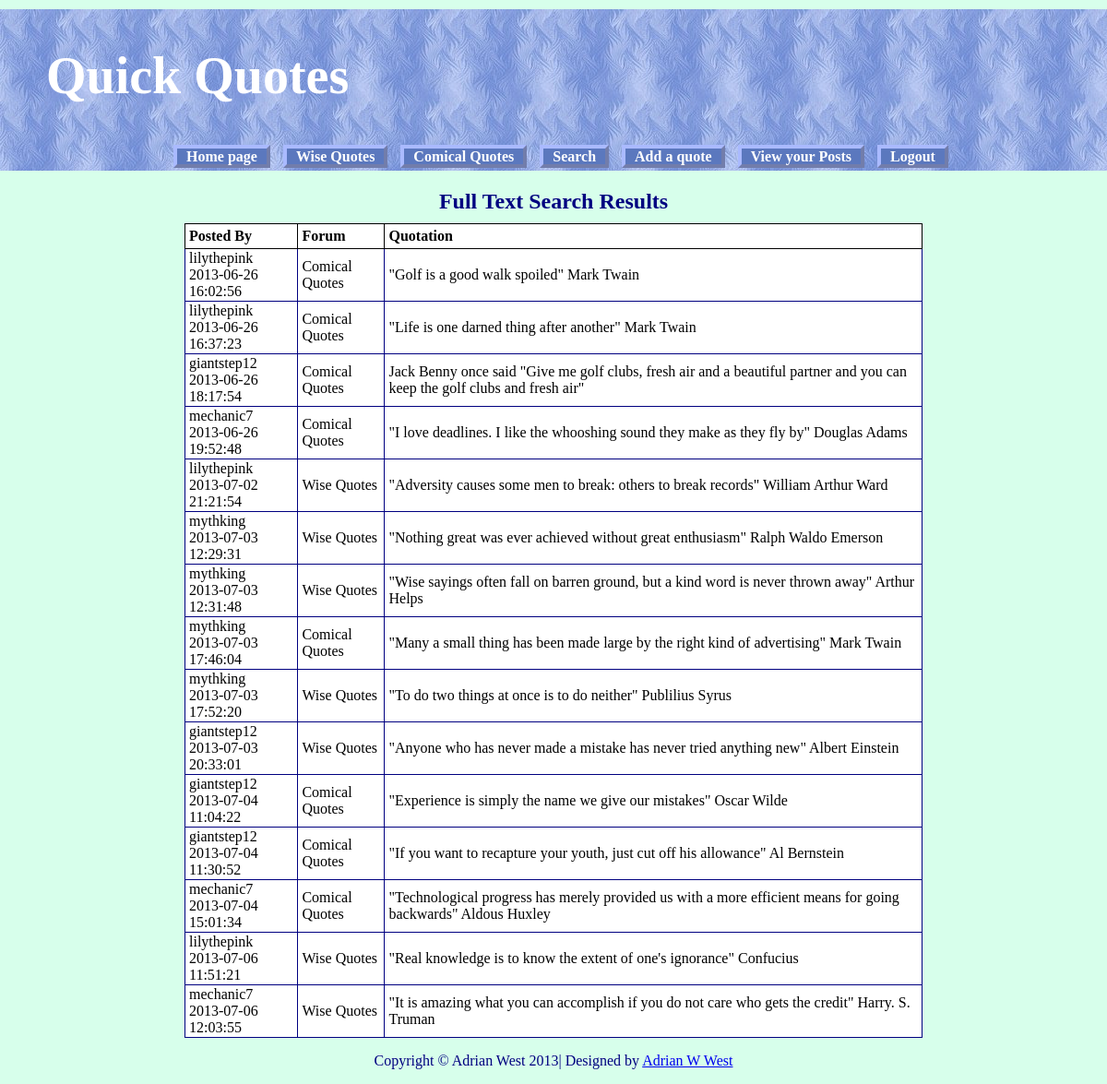
Page /quotes_found.php (signed in) on the committed database.
### tables this page shows
CREATE TABLE IF NOT EXISTS `forum` (
  `post_id` int(8) unsigned NOT NULL AUTO_INCREMENT,
  `uname` varchar(12) NOT NULL,
  `subject` varchar(60) NOT NULL,
  `message` text NOT NULL,
  `post_date` datetime NOT NULL,
  PRIMARY KEY (`post_id`)
);

### quotes_found.php (the view, shortened to what this page needs)
<!doctype html>
<html lang=en>
<head>
<link rel="stylesheet" type="text/css" href="msgboard.css">
</head>
<body>
<div id='container'>
<?php
include('includes/header.php'); ?>
<div id='content'>
<?php
$q = "SELECT uname,post_date,subject,message FROM forum WHERE uname LIKE '%$target%' || subject LIKE '%$target%' ||  message LIKE '%$target%' ORDER BY post_date ASC";
$result = mysqli_query( $dbcon, $q ) ;
if ( mysqli_num_rows( $result ) > 0 )
{
 echo '<h2>Full Text Search Results</h2><table><tr><th>Posted By</th><th>Forum</th><th id="msg">Quotation</th></tr>';
  while ( $row = mysqli_fetch_array( $result, MYSQLI_ASSOC ))
  {
    echo '<tr><td>' . $row['uname'].'<br>'.$row['post_date'].'</td>
    <td>'.$row['subject'].'</td><td>' . $row['message'] . '</td> </tr>';
  }
  echo '</table>' ;
}
else { echo '<h4 style = "color:red; font-size:15px; font-weight:bold;">You have not posted any quote <br><a href= "post.php">would you like to post one?.</a></h4>' ; }
?>
</div>
</div>
<?php include('includes/footer.php'); ?>
</body>
</html>

### msgboard.css (style rules this page uses)
h2 { font-size:150%; color:navy; text-align:center; margin-bottom:10px; }
#container { position:relative; min-width:1200px; max-width:1200px; margin:auto; text-align:left; }
#content { margin-left:150px; margin-right:150px; }
table { width:800px; border:1px navy solid; border-collapse:collapse; margin:auto; }
td { border:1px navy solid; padding:1px 0 1px 4px; text-align:left; }

### quotes_found.php (style rules this page uses)
table { background:white; color:black; }
th { padding:4px; border:1px black solid; }

### rows in the picture
forum: uname "lilythepink", post_date "2013-06-26 16:02:56", subject "Comical Quotes", message "\"Golf is a good walk spoiled\" Mark Twain"
forum: uname "lilythepink", post_date "2013-06-26 16:37:23", subject "Comical Quotes", message "\"Life is one darned thing after another\" Mark Twain"
forum: uname "giantstep12", post_date "2013-06-26 18:17:54", subject "Comical Quotes", message "Jack Benny once said \"Give me golf clubs, fresh air and a beautiful partner and you can keep the golf clubs and fresh air\""
forum: uname "mechanic7", post_date "2013-06-26 19:52:48", subject "Comical Quotes", message "\"I love deadlines. I like the whooshing sound they make as they fly by\" Douglas Adams"
forum: uname "lilythepink", post_date "2013-07-02 21:21:54", subject "Wise Quotes", message "\"Adversity causes some men to break: others to break records\" William Arthur Ward"
forum: uname "mythking", post_date "2013-07-03 12:29:31", subject "Wise Quotes", message "\"Nothing great was ever achieved without great enthusiasm\" Ralph Waldo Emerson"
forum: uname "mythking", post_date "2013-07-03 12:31:48", subject "Wise Quotes", message "\"Wise sayings often fall on barren ground, but a kind word is never thrown away\" Arthur Helps"
forum: uname "mythking", post_date "2013-07-03 17:46:04", subject "Comical Quotes", message "\"Many a small thing has been made large by the right kind of advertising\" Mark Twain"
forum: uname "mythking", post_date "2013-07-03 17:52:20", subject "Wise Quotes", message "\"To do two things at once is to do neither\" Publilius Syrus"
forum: uname "giantstep12", post_date "2013-07-03 20:33:01", subject "Wise Quotes", message "\"Anyone who has never made a mistake has never tried anything new\" Albert Einstein"
forum: uname "giantstep12", post_date "2013-07-04 11:04:22", subject "Comical Quotes", message "\"Experience is simply the name we give our mistakes\" Oscar Wilde"
forum: uname "giantstep12", post_date "2013-07-04 11:30:52", subject "Comical Quotes", message "\"If you want to recapture your youth, just cut off his allowance\" Al Bernstein"
forum: uname "mechanic7", post_date "2013-07-04 15:01:34", subject "Comical Quotes", message "\"Technological progress has merely provided us with a more efficient means for going backwards\" Aldous Huxley"
forum: uname "lilythepink", post_date "2013-07-06 11:51:21", subject "Wise Quotes", message "\"Real knowledge is to know the extent of one's ignorance\" Confucius"
forum: uname "mechanic7", post_date "2013-07-06 12:03:55", subject "Wise Quotes", message "\"It is amazing what you can accomplish if you do not care who gets the credit\" Harry. S. Truman"
